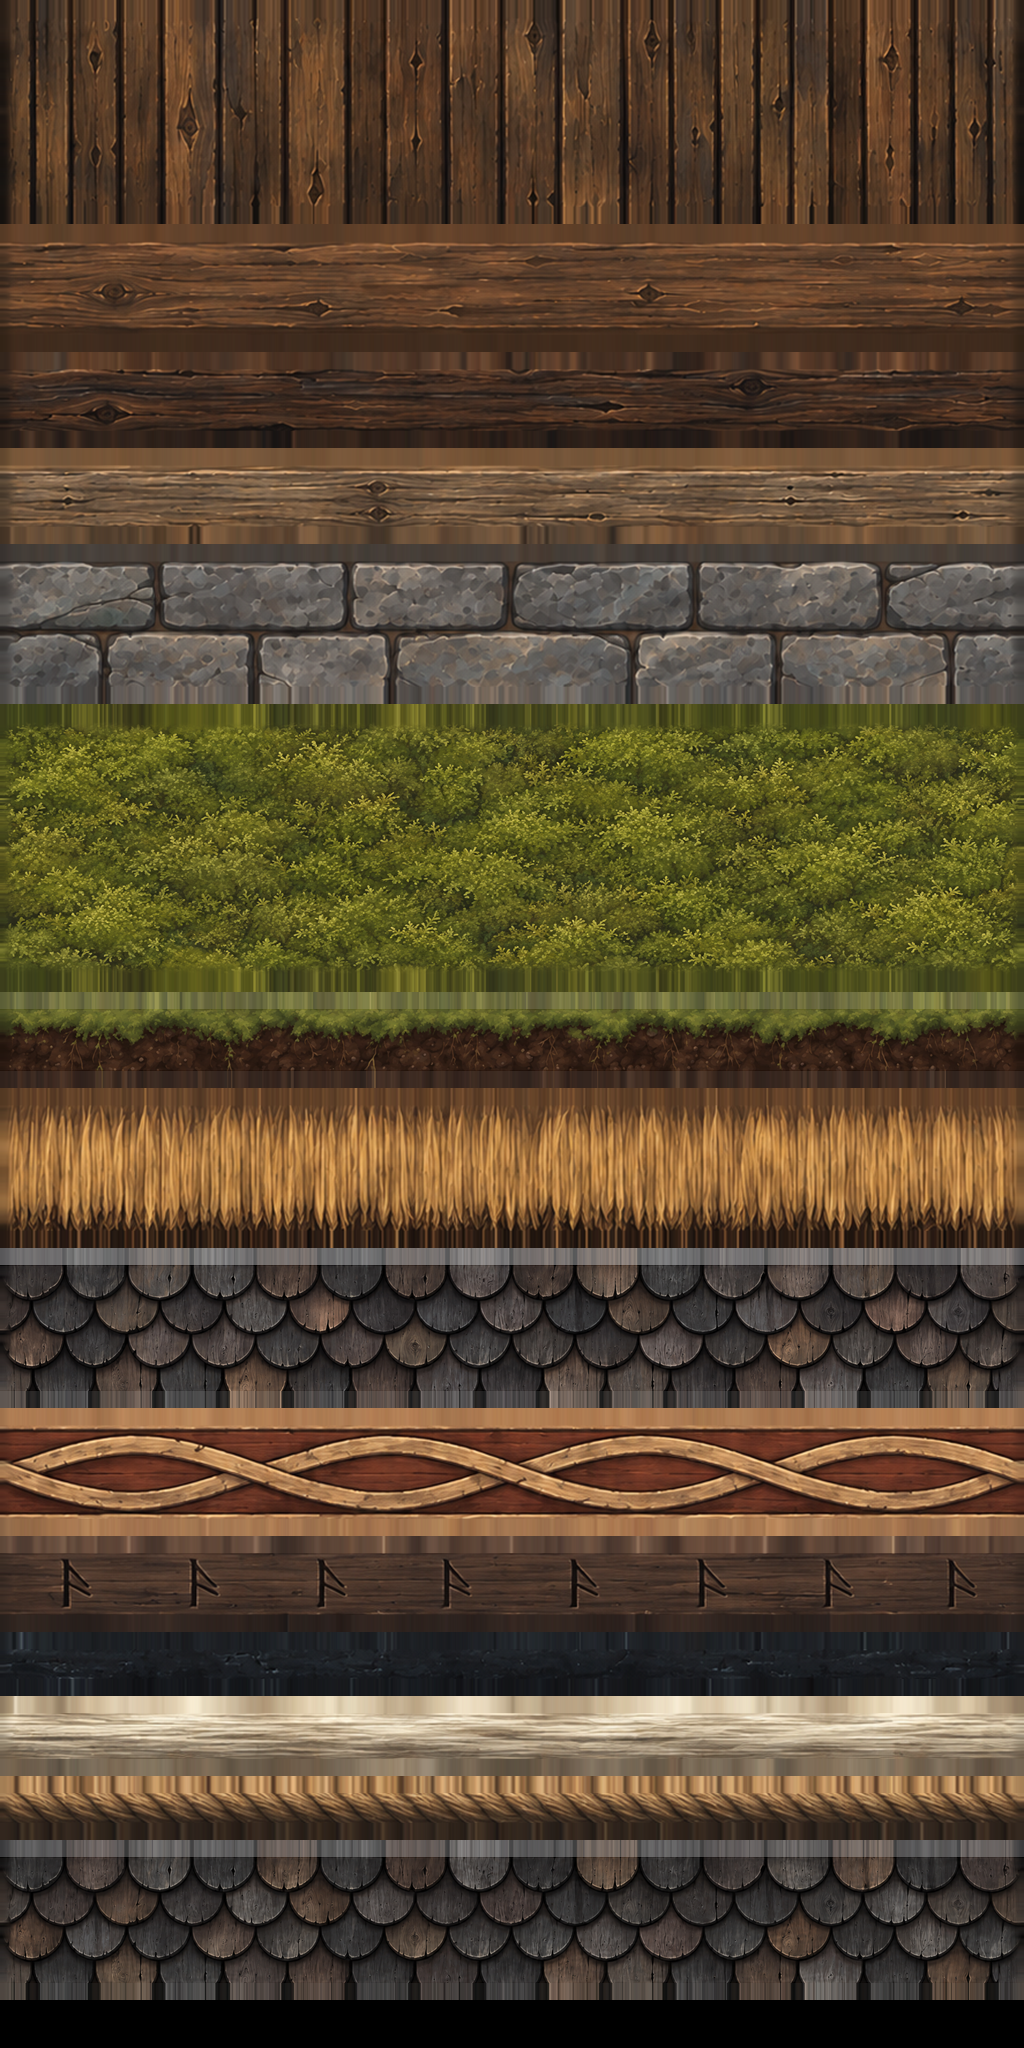

Python code for this plot:
# assets-src/village/village_atlas.py — the shared village trim sheet (temple, houses and props use the same one):
# stand-in strips painted with numpy, plus the UV pass. Run inside Blender (exec), after temple_build.py. Each surface
# type is one horizontal strip that spans the full texture width, so U repeats seamlessly (wrapS = repeat) while V
# stays inside the strip. TEXTURES.md lists what each strip is for and how big it is.
import math
import os
import random

import bmesh
import bpy
import numpy as np

W, H = 1024, 2048
PAD = 16  # edge padding per strip: survives the mip chain, so far LODs do not bleed one strip into the next
# name: strip height (px), metres per full texture width (U), metres per strip height (V; None = fit the face).
# Strips with a V value are laid in bands of that height by the roofs; the rest stretch over the face they cover.
STRIP_SPECS = [
    ('wall', 192, 6.0, None),
    ('plank', 96, 2.4, None),
    ('beam', 64, 2.0, None),
    ('trim', 64, 2.0, None),
    ('stone', 128, 4.0, 0.5),
    ('turf', 256, 8.0, 2.0),
    ('soil', 64, 3.0, None),
    ('thatch', 128, 5.0, 0.625),
    ('shingle', 128, 3.2, 0.4),
    ('carve', 96, 3.0, None),
    ('rune', 64, 2.4, None),
    ('dark', 32, 1.5, None),
    ('horn', 48, 1.0, None),
    ('rope', 32, 1.2, None),
    ('shingle_alt', 128, 3.2, 0.4),  # second painted course pattern in the previously unused space
]
# Faces whose texture runs along their longest edge (boards, beams, trim) instead of being projected.
LONG = ('plank', 'beam', 'trim', 'carve', 'horn', 'rope')
# Same strip, but stretched over the face (far LODs, where bands would only cost triangles).
FIT_ALIAS = {'shingle_far': 'shingle', 'stone_fit': 'stone'}


def noise(h, w, cx, cy, rng):
    """Smooth value noise, cell cx by cy pixels, seamless along x (w must be a multiple of cx)."""
    gx, gy = w // cx, int(math.ceil(h / cy)) + 2
    grid = rng.random((gy, gx))
    ys, xs = np.arange(h) / cy, np.arange(w) / cx
    y0, x0 = np.floor(ys).astype(int), np.floor(xs).astype(int)
    fy, fx = ys - y0, xs - x0
    fy, fx = fy * fy * (3 - 2 * fy), fx * fx * (3 - 2 * fx)
    x1, x0 = (x0 + 1) % gx, x0 % gx
    top = grid[y0][:, x0] + (grid[y0][:, x1] - grid[y0][:, x0]) * fx
    bot = grid[y0 + 1][:, x0] + (grid[y0 + 1][:, x1] - grid[y0 + 1][:, x0]) * fx
    return top + (bot - top) * fy[:, None]


def pnoise(h, cx, cy, rng):
    """Value noise that tiles in both directions (cx divides W, cy divides h)."""
    gx, gy = W // cx, h // cy
    grid = rng.random((gy, gx))
    ys, xs = np.arange(h) / cy, np.arange(W) / cx
    y0, x0 = np.floor(ys).astype(int), np.floor(xs).astype(int)
    fy, fx = ys - y0, xs - x0
    fy, fx = fy * fy * (3 - 2 * fy), fx * fx * (3 - 2 * fx)
    y1, x1, y0, x0 = (y0 + 1) % gy, (x0 + 1) % gx, y0 % gy, x0 % gx
    top = grid[y0][:, x0] + (grid[y0][:, x1] - grid[y0][:, x0]) * fx
    bot = grid[y1][:, x0] + (grid[y1][:, x1] - grid[y1][:, x0]) * fx
    return top + (bot - top) * fy[:, None]


def tint(shape, colour, factor):
    return np.asarray(colour)[None, None, :] * factor[..., None]


def planks(h, rng, base=(0.30, 0.20, 0.13), boards=32):
    bw = W // boards
    col = np.arange(W) // bw
    edge = np.arange(W) % bw
    tones = 1 + (rng.random(boards) - 0.5) * 0.24
    grain = 0.55 * noise(h, W, 2, 32, rng) + 0.45 * noise(h, W, 8, 128, rng)
    img = tint(None, base, tones[col][None, :] * (0.82 + 0.34 * grain))
    img[:, (edge < 2) | (edge >= bw - 1)] = (0.05, 0.04, 0.03)
    img[:, (edge >= 2) & (edge < 4)] *= 1.18
    return img


def fishscales(h, rng, base=(0.21, 0.20, 0.22), sw=64):
    """Overlapping rounded scales in rows offset by half a scale; upper rows lie over lower ones. Tiles in U."""
    img = np.zeros((h, W, 3)) + np.asarray(base) * 0.3
    rh, r = sw // 2, sw / 2
    dy, dx = np.mgrid[-sw // 2:sw // 2 + 1, -sw // 2:sw // 2 + 1]
    dist = np.hypot(dx, dy) / r
    disc = dist <= 1.0
    shade = 0.75 + 0.35 * (1 - dist) + 0.12 * np.clip(-dy / r, 0, 1)  # a little lighter toward the top of each scale
    shade = np.where(dist > 0.88, shade * 0.5, shade)  # dark rim
    for row in range(h // rh + 1, -2, -1):  # bottom rows first
        cy = row * rh + rh // 2
        off = (sw // 2) * (row % 2)
        for k in range(W // sw):
            tone = 1 + (rng.random() - 0.5) * 0.3
            xs = (k * sw + off + dx[0]) % W
            for i in range(sw + 1):
                y = cy + dy[i, 0]
                if 0 <= y < h:
                    m = disc[i]
                    img[y, xs[m]] = np.asarray(base)[None, :] * tone * shade[i][m, None]
    return img


def stones(h, rng, base=(0.52, 0.52, 0.50), rows=2):
    img = np.zeros((h, W, 3))
    rh = h // rows
    n = 0.6 * noise(h, W, 8, 8, rng) + 0.4 * noise(h, W, 32, 32, rng)
    for r in range(rows):
        start = int(rng.integers(0, W))
        cuts = [0]
        while cuts[-1] + 260 < W:
            cuts.append(cuts[-1] + int(rng.integers(100, 190)))
        rel = (np.arange(W) - start) % W
        block = np.searchsorted(np.array(cuts), rel, side='right') - 1
        tones = 1 + (rng.random(len(cuts)) - 0.5) * 0.25
        y0 = r * rh
        img[y0:y0 + rh] = tint(None, base, tones[block][None, :] * (0.85 + 0.3 * n[y0:y0 + rh]))
        for c in cuts:
            img[y0:y0 + rh, [(start + c + d) % W for d in range(-2, 2)]] = (0.16, 0.16, 0.15)
        img[y0:y0 + 3] = (0.16, 0.16, 0.15)
    return img


def board(h, rng, base, streak=True, bevel=0.2):
    n = noise(h, W, 64, 2, rng) if streak else noise(h, W, 16, 16, rng)
    shade = np.ones(h)
    k = max(2, int(h * bevel))
    shade[:k] = 1.18
    shade[-k:] = 0.72
    return tint(None, base, shade[:, None] * (0.88 + 0.24 * n))


def carve(h, rng, slate=(0.50, 0.20, 0.13), beige=(0.86, 0.74, 0.55)):
    img = board(h, rng, slate, streak=False, bevel=0.05)
    x = np.arange(W)
    ys = np.arange(h)[:, None] / h
    n = 0.92 + 0.16 * noise(h, W, 8, 8, rng)
    for phase in (0.0, math.pi):
        centre = 0.5 + 0.27 * np.sin(2 * math.pi * x / 512 + phase)
        d = np.abs(ys - centre[None, :])
        img[(d >= 0.085) & (d < 0.115)] = (0.18, 0.12, 0.10)
        band = d < 0.085
        img[band] = np.asarray(beige) * n[band][:, None]
    for y0, y1 in ((0, 0.07), (0.93, 1.0)):
        rows = slice(int(y0 * h), int(y1 * h))
        img[rows] = np.asarray(beige) * 0.9
    return img


def rune_strip(h, rng, wood=(0.27, 0.18, 0.12), groove=(0.09, 0.07, 0.06), spacing=128):
    img = board(h, rng, wood, streak=True, bevel=0.1)
    for k in range(W // spacing):
        cx = k * spacing + spacing // 2
        img[int(h * 0.2):int(h * 0.8), cx - 2:cx + 2] = groove
        for j in range(int(h * 0.3)):
            y = int(h * 0.25) + j
            img[y, cx + j // 1 - 1:cx + j // 1 + 2] = groove
            img[int(h * 0.5) + j // 2, cx + j - 1:cx + j + 2] = groove
    return img


def dark(h, rng):
    img = board(h, rng, (0.055, 0.06, 0.065), streak=True, bevel=0.0)
    img[:, (np.arange(W) % 64) < 2] *= 0.5
    return img


def turf(h, rng, base=(0.36, 0.45, 0.14)):
    blotch = (0.6 * pnoise(h, 64, 32, rng) + 0.4 * pnoise(h, 16, 16, rng))[..., None]
    streak = np.clip((pnoise(h, 8, 16, rng) - 0.5) * 2.2, 0, 1)[..., None]
    patch = np.clip((pnoise(h, 128, 32, rng) - 0.65) * 3, 0, 1)[..., None]
    img = np.asarray(base)[None, None, :] * (0.72 + 0.5 * blotch)
    img = img * (1 - 0.7 * streak) + np.asarray((0.58, 0.60, 0.22))[None, None, :] * (0.8 + 0.4 * blotch) * 0.7 * streak
    return img * (1 - 0.45 * patch)


def thatch(h, rng, base=(0.74, 0.58, 0.28)):
    straw = pnoise(h, 4, h, rng)[..., None]
    wob = pnoise(h, 32, h // 4, rng)[..., None]
    v = (np.arange(h) / h)[:, None, None]
    shade = np.interp(v, [0, 0.12, 0.35, 0.8, 0.93, 1.0], [0.62, 0.9, 1.08, 1.0, 0.85, 0.55])
    return np.asarray(base)[None, None, :] * (0.7 + 0.45 * straw) * (0.9 + 0.2 * wob) * shade


def soil(h, rng, base=(0.20, 0.14, 0.09)):
    n = pnoise(h, 16, 16, rng)[..., None]
    v = (np.arange(h) / h)[:, None, None]
    k = np.clip((0.45 - v) * 4, 0, 1)
    roots = np.clip((pnoise(h, 4, h, rng) - 0.6) * 3, 0, 1)[..., None]
    brown = np.asarray(base)[None, None, :] * (0.7 + 0.6 * n) * (1 + 0.5 * roots)
    green = np.asarray((0.30, 0.38, 0.12))[None, None, :] * (0.8 + 0.4 * n)
    return brown * (1 - k) + green * k


# Stand-ins painted with numpy: each keeps its pixel size and metres per width (see TEXTURES.md), so a hand-painted
# strip can replace it unchanged.
MAKERS = {
    'wall': planks,
    'plank': lambda h, rng: board(h, rng, (0.36, 0.24, 0.15), streak=True, bevel=0.14),
    'beam': lambda h, rng: board(h, rng, (0.22, 0.14, 0.09)),
    'trim': lambda h, rng: board(h, rng, (0.42, 0.30, 0.19), streak=True, bevel=0.2),
    'stone': stones,
    'turf': turf,
    'soil': soil,
    'thatch': thatch,
    'shingle': fishscales,
    'shingle_alt': fishscales,
    'carve': carve,
    'rune': rune_strip,
    'dark': dark,
    'horn': lambda h, rng: board(h, rng, (0.75, 0.73, 0.66), streak=True, bevel=0.3),
    'rope': lambda h, rng: board(h, rng, (0.62, 0.48, 0.30), streak=True, bevel=0.3),
}


def load_painted_strip(directory, name, height):
    """Read one opaque albedo PNG; return top-down RGB samples or None if absent."""
    source_path = os.path.join(directory, name + '.png')
    if not os.path.isfile(source_path):
        return None
    source = bpy.data.images.load(source_path, check_existing=False)
    try:
        if tuple(source.size) != (W, height):
            raise ValueError(f'{source_path}: expected {W} x {height}, got {tuple(source.size)}')
        values = np.empty(W * height * 4, dtype=np.float32)
        source.pixels.foreach_get(values)
        return values.reshape(height, W, 4)[::-1, :, :3].copy()
    finally:
        bpy.data.images.remove(source)


def paint_atlas(path, seed=7, strips_dir=None):
    """Paint every strip into one image, save it as PNG at `path`, return (image, strips).
    strips[name] = (v_bottom, v_top, metres_per_u, metres_per_v or None) in Blender UV space."""
    strips_dir = strips_dir or os.environ.get('VILLAGE_TEXTURES_DIR') or os.path.join(os.path.dirname(os.path.abspath(path)), 'textures')
    rng = np.random.default_rng(seed)
    img = np.zeros((H, W, 3))
    strips = {}
    y = 0
    for name, sh, um, vm in STRIP_SPECS:
        y += PAD
        part = load_painted_strip(strips_dir, name, sh)
        if part is None:
            part = MAKERS[name](sh, rng)
        part = np.clip(part, 0, 1)
        img[y:y + sh] = part
        img[y - PAD:y] = part[0]
        img[y + sh:y + sh + PAD] = part[-1]
        strips[name] = (1 - (y + sh - 1.5) / H, 1 - (y + 1.5) / H, um, vm)
        y += sh + PAD
    assert y <= H, f'strips overflow the atlas: {y} px'
    rgba = np.ones((H, W, 4), dtype=np.float32)
    rgba[..., :3] = img
    old = bpy.data.images.get('village_atlas')
    if old:  # always a fresh image: an older packed copy (or another size) would survive a reuse and get saved again
        bpy.data.images.remove(old)
    image = bpy.data.images.new('village_atlas', W, H)
    image.pixels.foreach_set(rgba[::-1].ravel())
    image.filepath_raw = path
    image.file_format = 'PNG'
    image.save()
    return image, strips


def atlas_material(image):
    mat = bpy.data.materials.get('village_atlas') or bpy.data.materials.new('village_atlas')
    mat.use_nodes = True
    nodes, links = mat.node_tree.nodes, mat.node_tree.links
    bsdf = nodes.get('Principled BSDF')
    tex = nodes.get('atlas') or nodes.new('ShaderNodeTexImage')
    tex.name = 'atlas'
    tex.image = image
    links.new(tex.outputs['Color'], bsdf.inputs['Base Color'])
    bsdf.inputs['Roughness'].default_value = 0.9
    nodes.active = tex
    mat.use_backface_culling = True
    vc = nodes.get('vcol') or nodes.new('ShaderNodeVertexColor')
    vc.name = 'vcol'
    vc.layer_name = 'Col'
    mul = nodes.get('mul') or nodes.new('ShaderNodeMix')
    mul.name = 'mul'
    mul.data_type = 'RGBA'
    mul.blend_type = 'MULTIPLY'
    mul.inputs['Factor'].default_value = 1.0
    links.new(tex.outputs['Color'], mul.inputs['A'])
    links.new(vc.outputs['Color'], mul.inputs['B'])
    links.new(mul.outputs['Result'], bsdf.inputs['Base Color'])
    return mat


def smooth01(t):
    t = min(1.0, max(0.0, t))
    return t * t * (3 - 2 * t)


def bake_ao(bm, rays=14, dist=1.2, strength=0.5, seed=1):
    """Per-corner ambient occlusion by ray casting (crevices between planks, under eaves, stair corners).
    Returns {(face index, corner order): 0..1 light factor}."""
    from mathutils import Vector
    from mathutils.bvhtree import BVHTree

    tree = BVHTree.FromBMesh(bm)
    rng = random.Random(seed)
    samples = []
    for _ in range(rays):
        u, phi = rng.random(), rng.random() * math.tau
        r = math.sqrt(u)
        samples.append((r * math.cos(phi), r * math.sin(phi), math.sqrt(1 - u)))
    out = {}
    for f in bm.faces:
        n = f.normal
        t1 = n.cross(Vector((0, 0, 1)) if abs(n.z) < 0.9 else Vector((1, 0, 0))).normalized()
        t2 = n.cross(t1)
        for k, lp in enumerate(f.loops):
            origin = lp.vert.co + n * 0.02
            hits = 0
            for x, y, z in samples:
                if tree.ray_cast(origin, t1 * x + t2 * y + n * z, dist)[0] is not None:
                    hits += 1
            out[(f.index, k)] = 1.0 - strength * hits / rays
    return out


def apply_atlas(obj, image, strips, seed=3):
    """Project every face onto its strip (by its current material), bake simple vertex shading,
    then switch the mesh to the single atlas material."""
    from mathutils import Vector

    strips = dict(strips, **{alias: (*strips[src][:3], None) for alias, src in FIT_ALIAS.items()})
    mesh = obj.data
    regions = [m.name[len('tpl_'):] for m in mesh.materials]
    rng = np.random.default_rng(seed)
    bm = bmesh.new()
    bm.from_mesh(mesh)
    uv = bm.loops.layers.uv.verify()
    col = bm.loops.layers.float_color.get('Col') or bm.loops.layers.float_color.new('Col')
    zaxis = Vector((0, 0, 1))
    tone_layer = bm.faces.layers.float.get('tone')
    uoff_layer = bm.faces.layers.float.get('uoff')  # optional per-face U shift (texture widths), breaks up repeats
    preuv_layer = bm.faces.layers.int.get('preuv')  # faces whose builder gave the UVs (metres, 0..1): only scaled here
    bm.faces.ensure_lookup_table()
    bm.faces.index_update()
    ao = bake_ao(bm)
    for f in bm.faces:
        name = regions[f.material_index]
        shift = f[uoff_layer] if uoff_layer else 0.0
        # The source roof builder gives every band one shared U offset. Choose a
        # variant from that value so all columns in a band retain the same pattern.
        selected_name = name
        if name == 'shingle' and 'shingle_alt' in strips:
            key = int(abs(shift) * 1_000_000) if uoff_layer else f.index + seed
            if key % 2:
                selected_name = 'shingle_alt'
        v_bot, v_top, um, vm = strips[selected_name]
        n = f.normal
        given = bool(preuv_layer and f[preuv_layer])
        if given:
            u_ax = v_ax = zaxis
        elif name in LONG:
            edge = max(f.edges, key=lambda e: e.calc_length())
            u_ax = (edge.verts[1].co - edge.verts[0].co).normalized()
            v_ax = n.cross(u_ax).normalized()
        elif abs(n.z) < 0.97:
            u_ax = zaxis.cross(n).normalized()
            v_ax = n.cross(u_ax).normalized()
        else:
            u_ax, v_ax = Vector((1, 0, 0)), Vector((0, 1, 0))
        vs = [lp.vert.co.dot(v_ax) for lp in f.loops]
        v_min, extent = min(vs), max(vs) - min(vs)
        span = vm if vm else max(extent, 1e-4)
        tone = f[tone_layer] if tone_layer else 1 + (rng.random() - 0.5) * 0.1
        under = 0.62 if n.z < -0.3 else 1.0
        for k, lp in enumerate(f.loops):
            p = lp.vert.co
            if given:
                u_m, v_n = lp[uv].uv
                lp[uv].uv = (u_m / um + shift, v_bot + min(1.0, max(0.0, v_n)) * (v_top - v_bot))
            else:
                v_local = min(1.0, max(0.0, (p.dot(v_ax) - v_min) / span))
                lp[uv].uv = (p.dot(u_ax) / um + shift, v_bot + v_local * (v_top - v_bot))
            ground = 0.85 + 0.15 * smooth01(p.z / 1.4)
            s = min(1.0, tone * ground * under * ao[(f.index, k)])
            lp[col] = (s, s, s, 1.0)
        f.material_index = 0
    bm.to_mesh(mesh)
    bm.free()
    for name in ('tone', 'uoff', 'preuv'):
        if mesh.attributes.get(name):
            mesh.attributes.remove(mesh.attributes[name])
    mesh.materials.clear()
    mesh.materials.append(atlas_material(image))
    mesh.color_attributes.active_color = mesh.color_attributes['Col']
